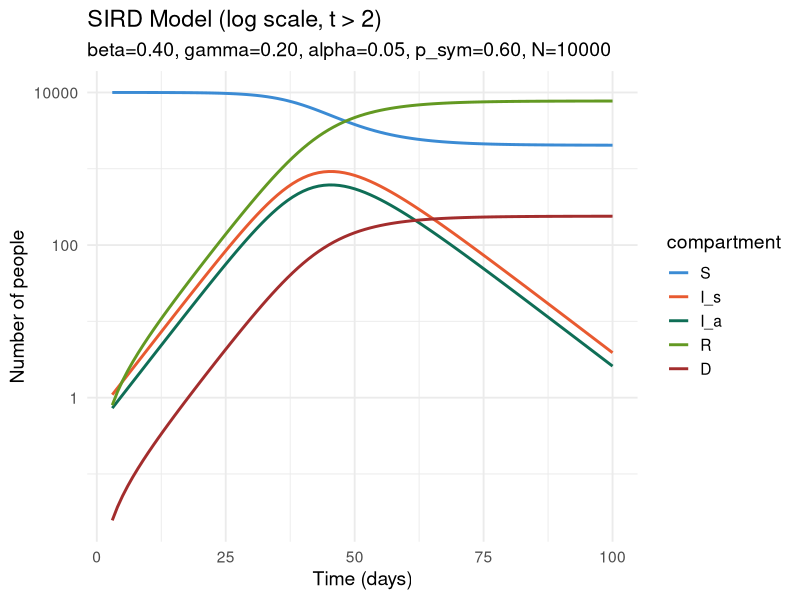
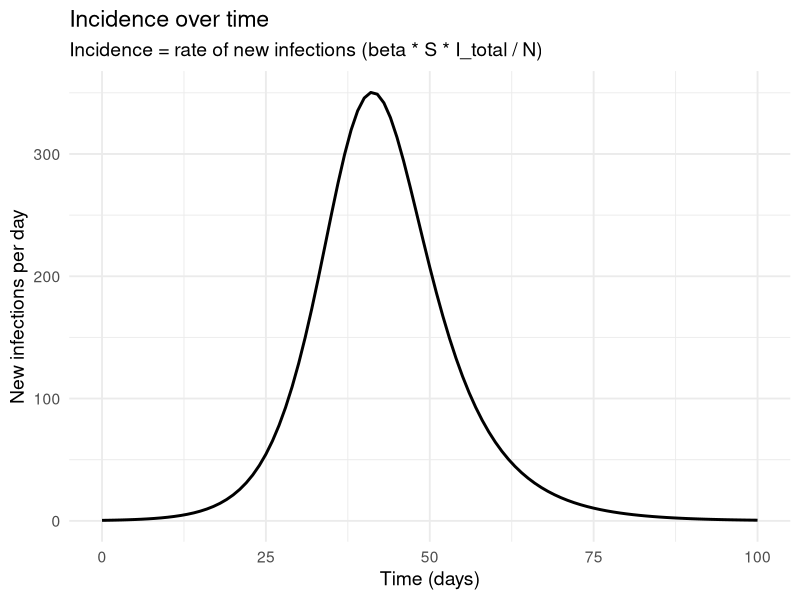
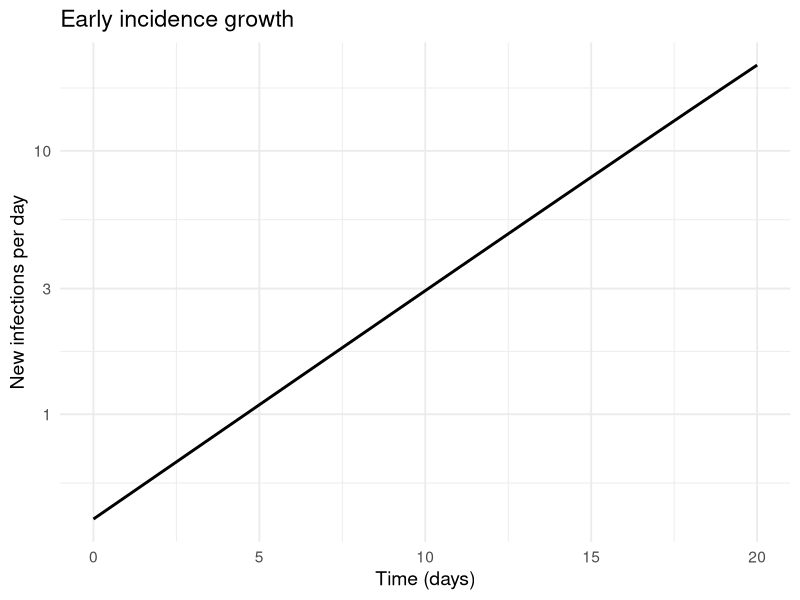
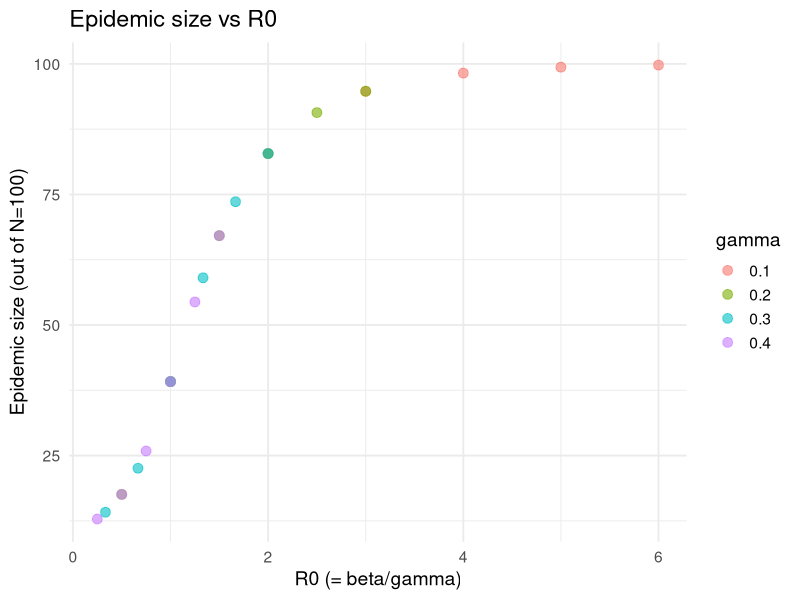
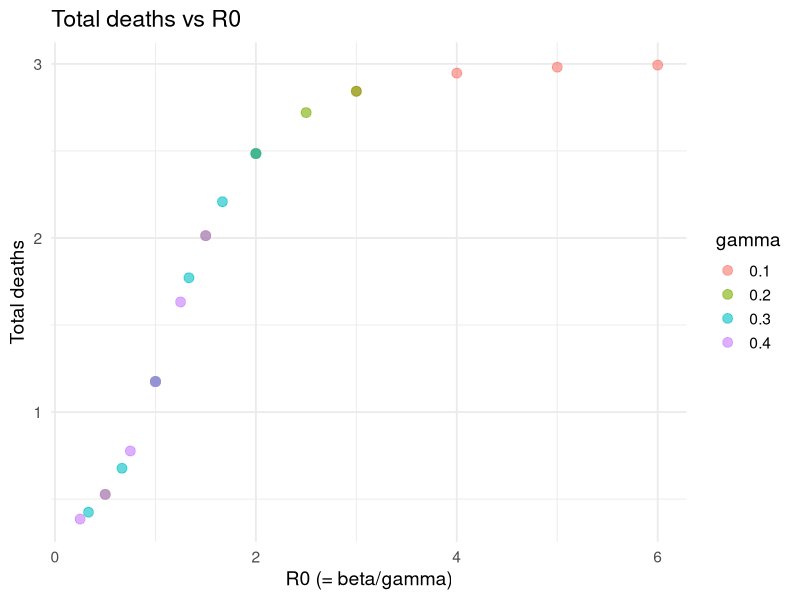
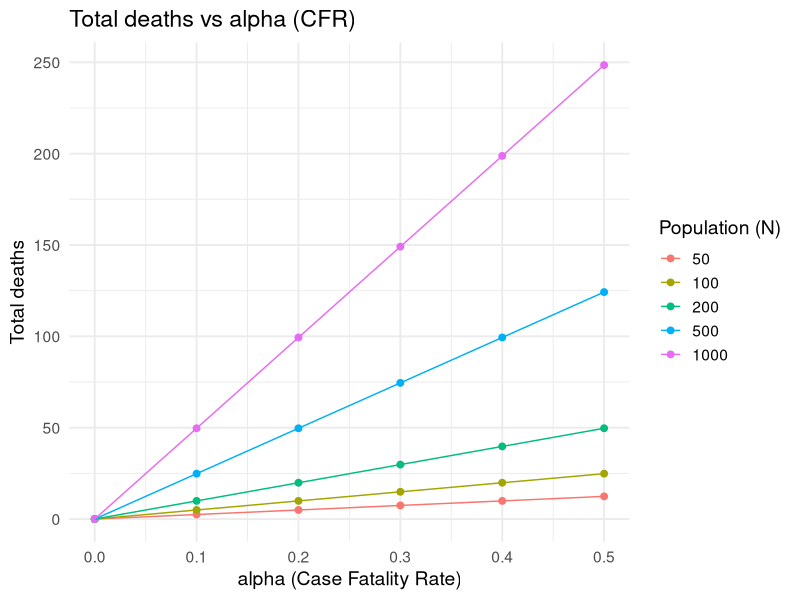
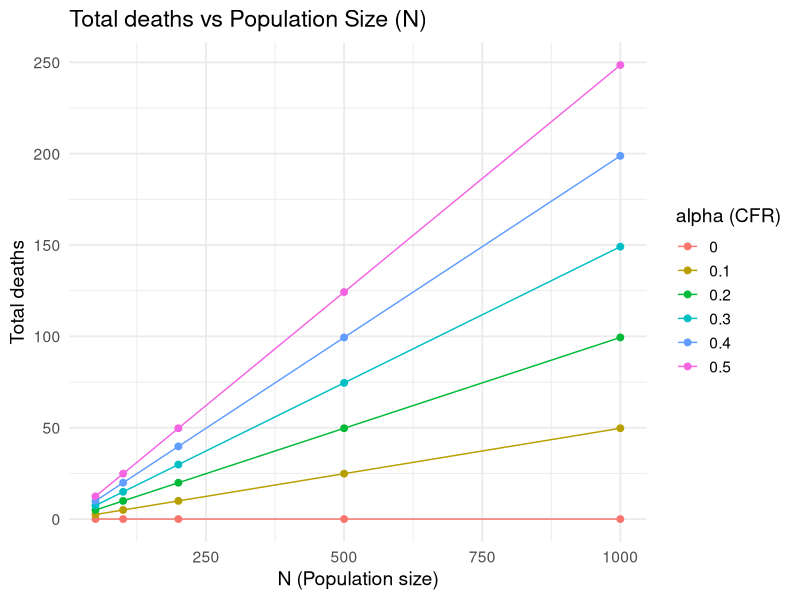

Recreate these plots in R, in order.
library(deSolve)
library(ggplot2)
library(tidyr)
library(dplyr)

PLOT_MODE <- "report"  # "report" or "slides"

BASE_SIZE <- switch(
  PLOT_MODE,
  report = 14,
  slides = 18
)

theme_set(
  theme_minimal(base_size = BASE_SIZE)
)

# ============================================================================
# SIRD MODEL: S → I_s (symptomatic) and I_a (asymptomatic) → R, D
# ============================================================================

sird_model <- function(time, state, parameters) {
  with(as.list(c(state, parameters)), {
    
    I_total <- I_s + I_a
    trans <- beta * S * I_total / N    # incidence: rate of new infections
    
    dS  <- -trans
    dI_s <- p_sym * trans - gamma * I_s
    dI_a <- (1 - p_sym) * trans - gamma * I_a
    dR  <- (1 - alpha) * gamma * I_s + gamma * I_a
    dD  <- alpha * gamma * I_s
    
    list(c(dS, dI_s, dI_a, dR, dD), incidence = trans, prevalence = I_total)
  })
}


# ============================================================================
# PARAMETERS
# ============================================================================

N <- 1e4
p_sym <- 0.6
parameters <- c(beta = 0.4,
                gamma = 0.2,
                alpha = 0.05,
                p_sym = 0.6,
                N = N)

# Initial conditions
I0 <- 1e-4 * N
I_s0 <- p_sym * I0
I_a0 <- (1 - p_sym) * I0

initial_state <- c(S = N-I0, I_s = I_s0, I_a = I_a0, R = 0, D = 0)

# Time points
t_max <- 1e2
times <- seq(0, t_max, by = 1)

# Run ODE solver
output <- ode(y = initial_state,
              times = times,
              func = sird_model,
              parms = parameters,
              method = "lsoda")

output <- (as.data.frame(output))



----------------------------------------------------------------------

head(output)


# ============================================================================
# PLOTTING
# ============================================================================

palette <- c(S = "#3B8BD4", I_s = "#E85A30", I_a = "#0F6E56", 
                                R = "#639922", D = "#A32D2D")

output_long <- pivot_longer(output, 
                            cols = c(S, I_s, I_a, R, D), 
                            names_to = "compartment", 
                            values_to = "count")

output_long <- (output_long
	|> mutate(
		compartment = factor(compartment, levels=(
			c("S", "I_s", "I_a", "R", "D")
		))
	)
)

head(output_long)

sirdPlot_log <- ggplot(output_long %>% filter(time > 2), 
                       aes(x = time, y = count, color = compartment)) +
  geom_line(linewidth = 1) +
  scale_color_manual(values = palette) +
  scale_y_log10() +
  labs(title = "SIRD Model (log scale, t > 2)",
       subtitle = sprintf(
         "beta=%.2f, gamma=%.2f, alpha=%.2f, p_sym=%.2f, N=%d",
         parameters["beta"], parameters["gamma"], parameters["alpha"],
         parameters["p_sym"], parameters["N"]),
       x = "Time (days)", y = "Number of people")


print(sirdPlot_log)

ggplot(output,
       aes(x = time, y = incidence)) +
  geom_line(linewidth = 1) +
  labs(title = "Incidence over time",
       subtitle = "Incidence = rate of new infections (beta * S * I_total / N)",
       x = "Time (days)",
       y = "New infections per day")

# Early-growth view: restricted to the early period where the 
# exponential approximation holds (before susceptible depletion kicks in)
ggplot(output |> filter(time <= 20, incidence > 0),
       aes(x = time, y = incidence)) +
  geom_line(linewidth = 1) +
  scale_y_log10() +
  labs(title = "Early incidence growth",
       x = "Time (days)",
       y = "New infections per day")

# ============================================================================
# FINAL OUTCOMES
# ============================================================================

final_row <- tail(output, 1)

epidemic_size <- N - final_row$S
total_deaths <- final_row$D
attack_rate <- (epidemic_size / N) * 100

print(paste("Final Susceptible:", round(final_row$S, 2)))
print(paste("Total Infected:", round(epidemic_size, 2)))
print(paste("Total Recovered:", round(final_row$R, 2)))
print(paste("Total Deaths:", round(total_deaths, 2)))
print(paste("Attack Rate:", round(attack_rate, 1), "%"))


# ============================================================================
# FUNCTION: Get epidemic outcomes
# ============================================================================

get_epidemic_size <- function(beta, gamma, alpha, p_sym, N, I0, t_max, 
                              tol = 1e-2) {
  
  parameters <- c(beta = beta, gamma = gamma, alpha = alpha, p_sym = p_sym, N = N, t_max=t_max)
  
  I_s0 <- p_sym * I0
  I_a0 <- (1 - p_sym) * I0
  initial_state <- c(S = N - I0, I_s = I_s0, I_a = I_a0, R = 0, D = 0)
  
  times <- seq(0, t_max, by = 1)
  
  output <- ode(y = initial_state,
                times = times,
                func = sird_model,
                parms = parameters,
                method = "lsoda")
  
  output <- as.data.frame(output)
  final_row <- tail(output, 1)
  
  # Check whether the epidemic has actually burned out by t_max.
  # If I_s + I_a is still above tolerance, the run stopped too early and 
  # S/D at final_row are NOT the true final values - more transmission and
  # deaths would still occur beyond t_max.
  I_total_final <- final_row$I_s + final_row$I_a
  converged <- I_total_final < tol
  
  if (!converged) {
    warning(sprintf(
      "Epidemic not finished by t_max = %d (I_total = %.4f at final time). 
      epidemic_size and deaths are likely UNDERESTIMATES. Increase t_max.",
      t_max, I_total_final
    ))
  }
  
  epidemic_size <- N - final_row$S
  deaths <- final_row$D
  
  return(c(epidemic_size = epidemic_size, 
           deaths = deaths, 
           converged = converged))
}


# ============================================================================
# GRID SEARCH: Beta vs Gamma
# ============================================================================

beta_values  <- seq(0.1, 0.6, by = 0.1)
gamma_values <- seq(0.1, 0.4, by = 0.1)

param_grid <- expand.grid(beta = beta_values, gamma = gamma_values)
param_grid$epidemic_size <- NA
param_grid$deaths <- NA
t_max <- 1e3

for (i in 1:nrow(param_grid)) {
  result <- get_epidemic_size(
    beta  = param_grid$beta[i],
    gamma = param_grid$gamma[i],
    alpha = 0.05,
    p_sym = 0.6,
    N     = 100,
    I0    = 10,
    t_max = t_max
  )
  
  param_grid$epidemic_size[i] <- result["epidemic_size"]
  param_grid$deaths[i] <- result["deaths"]
}

param_grid$R0 <- param_grid$beta / param_grid$gamma

head(param_grid)

# Plot 1: Epidemic size vs R0
ggplot(param_grid, aes(x = R0, y = epidemic_size)) +
  geom_point(aes(color = factor(gamma)), alpha = 0.6, size = 3) +
  labs(title = "Epidemic size vs R0",
       x = "R0 (= beta/gamma)", 
       y = "Epidemic size (out of N=100)",
       color = "gamma")

# Plot 2: Deaths vs R0
ggplot(param_grid, aes(x = R0, y = deaths)) +
  geom_point(aes(color = factor(gamma)), alpha = 0.6, size = 3) +
  labs(title = "Total deaths vs R0",
       x = "R0 (= beta/gamma)", 
       y = "Total deaths",
       color = "gamma") 


# ============================================================================
# GRID SEARCH: Alpha (CFR) vs Population Size
# ============================================================================

alpha_values <- seq(0, 0.5, by = 0.1)
N_values <- c(50, 100, 200, 500, 1000)

param_grid2 <- expand.grid(alpha = alpha_values, N = N_values)
param_grid2$I0 <- 0.1 * param_grid2$N
param_grid2$epidemic_size <- NA
param_grid2$deaths <- NA

t_max <- 1e2

for (i in 1:nrow(param_grid2)) {
  result <- get_epidemic_size(
    beta  = 0.4,
    gamma = 0.2,
    alpha = param_grid2$alpha[i],
    p_sym = 0.6,
    N     = param_grid2$N[i],
    I0    = param_grid2$I0[i],
    t_max = t_max
  )
  
  param_grid2$epidemic_size[i] <- result["epidemic_size"]
  param_grid2$deaths[i] <- result["deaths"]
}

param_grid2$epidemic_proportion <- param_grid2$epidemic_size / param_grid2$N

head(param_grid2)


# Plot 3a: Total deaths vs CFR
ggplot(param_grid2, aes(x = alpha, y = deaths, color = factor(N))) +
  geom_point(size = 2) +
  geom_line() +
  labs(title = "Total deaths vs alpha (CFR)",
       x = "alpha (Case Fatality Rate)",
       y = "Total deaths",
       color = "Population (N)")

# Plot 3b: Total deaths vs N, colored by alpha
ggplot(param_grid2, aes(x = N, y = deaths, color = factor(alpha))) +
  geom_point(size = 2) +
  geom_line() +
  labs(title = "Total deaths vs Population Size (N)",
       x = "N (Population size)",
       y = "Total deaths",
       color = "alpha (CFR)")
